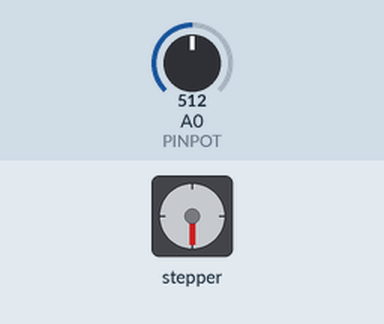
Bench run of a sketch on a simulated Arduino Uno, built with avr-gcc and run on an emulated ATmega328P. On the bench: stepper motor. Wiring (inferred from the names in the program): stepper motor driver (200 steps per turn assumed): step pin 3; direction pin 2. The inputs (shaded band) are chosen by the test bench; at power-on: A0 (PINPOT) = 512. What the sketch prints to the serial monitor is not drawn.

Above: at 1.2 s.
1.3 s: A0 (PINPOT) set to 716
At 2.5 s:
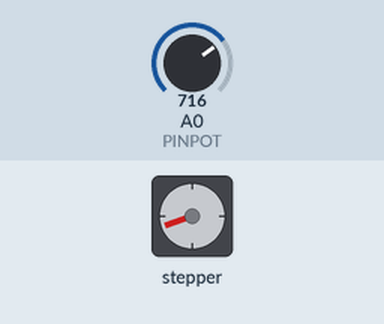
2.8 s: A0 (PINPOT) set to 900
At 3.7 s:
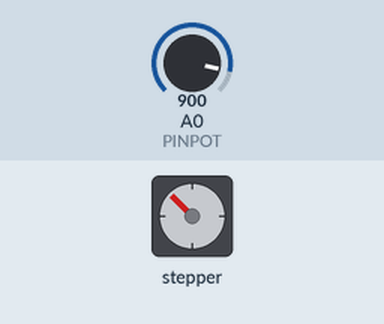
4.3 s: A0 (PINPOT) set to 122
At 5.1 s:
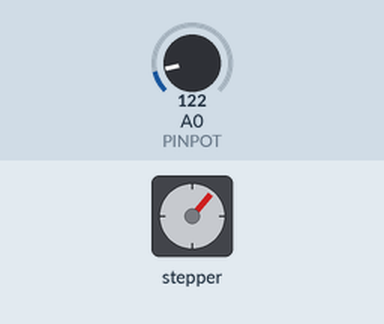
6.1 s: A0 (PINPOT) set to 0
At 6.5 s:
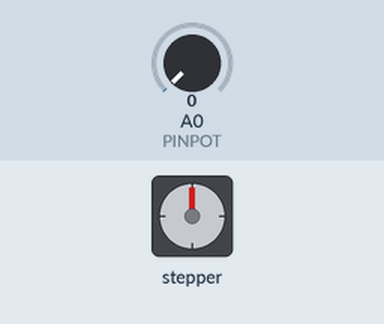
7.6 s: A0 (PINPOT) set to 306
At 8.9 s:
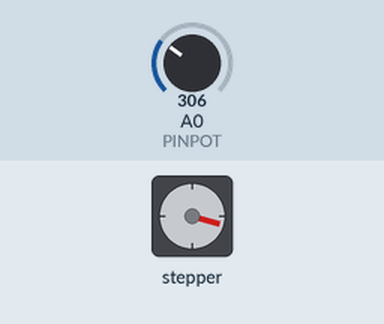
9.2 s: A0 (PINPOT) set to 511
At 10.1 s:
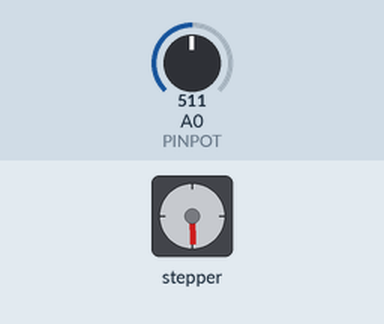
Timing chart, 0 to 11.7 s (numbered marks = the images above; inputs shaded):
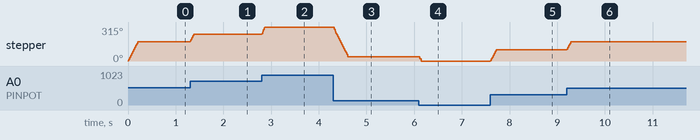

Measured:
- after the input at 1.3 s, stepper: turns 70° clockwise, starting at once
- after the input at 2.8 s, stepper: turns 65° clockwise, starting at once
- after the input at 4.3 s, stepper: turns 274° counter-clockwise in 0.30 s, starting at once
- after the input at 6.1 s, stepper: turns 41° counter-clockwise, starting at once
- after the input at 7.6 s, stepper: turns 106° clockwise in 0.12 s, starting at once
- after the input at 9.2 s, stepper: turns 72° clockwise, starting at once
- by itself, stepper: turns 180° clockwise in 0.20 s

The sketch:

StepperGo20102024.ino
```cpp
// (licence header left out)
#define PINPOT A0
#define PINDIR 2
#define PINSTEP 3

int countpot = 0;
int summstep = 0;

void setup() {
  Serial.begin(115200);
  pinMode(PINPOT, INPUT);
  pinMode(PINDIR, OUTPUT);
  pinMode(PINSTEP, OUTPUT);

  digitalWrite(PINDIR, HIGH);
  digitalWrite(PINSTEP, LOW);

  Serial.println("Start ok!");

}

void loop() {
  countpot = analogRead(PINPOT);
  countpot = map(countpot, 0, 1023, 0, 200);
  Serial.println(countpot);

  if(countpot > summstep)
  {
    digitalWrite(PINDIR, HIGH);
    int stepnow = countpot - summstep;
    summstep = countpot;
    for(int i = 0; i < stepnow; i++)
    {
      digitalWrite(PINSTEP, HIGH);
      delay(1);
      digitalWrite(PINSTEP, LOW);
      delay(1);
    }
  }
  if(countpot < summstep)
  {
    digitalWrite(PINDIR, LOW);
    int stepnow = summstep - countpot;
    summstep = countpot;
    for(int i = 0; i < stepnow; i++)
    {
      digitalWrite(PINSTEP, HIGH);
      delay(1);
      digitalWrite(PINSTEP, LOW);
      delay(1);
    }
  }
}
```
